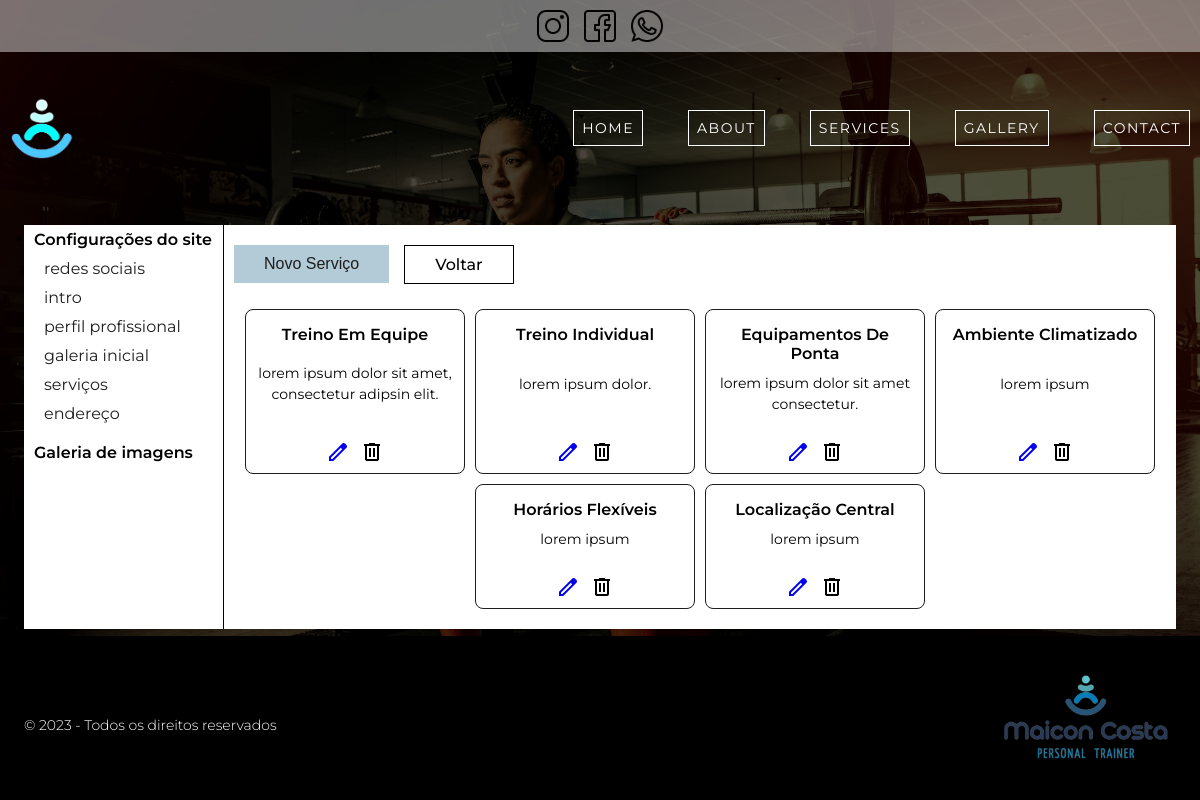
Page /author/dashboard/settings/services/ (signed in) on the committed database.
### app_home/models.py (models this page shows, shortened)
class Service(models.Model):
    title = models.CharField(max_length=255,
                             default='',
                             verbose_name='título',
                             )
    description = models.TextField(max_length=255,
                                   default='',
                                   verbose_name='descrição',
                                   )
    class Meta:
        verbose_name = 'Serviços'
        verbose_name_plural = 'Serviços'

### author/views.py (the view)
@login_required(redirect_field_name='next', login_url='author:login')
def all_services(request: HttpRequest):
    services: Service = Service.objects.all()
    return render(request, 'author/partials/_all_services.html', context={
        'services': services,
        'button_to_back_action': reverse('author:dashboard'),
        'button_name': 'Novo Serviço',
        'button_action': reverse('author:new_service'),
        'aditional_class': 'C-service__delete',
    })

### author/templates/author/partials/_all_services.html (shortened to what this page needs)
{% extends 'author/pages/dashboard.html' %}
{% block settings %}
    {% include 'author/partials/_buttons.html' %}
    <section class="C-services_view center_flex_row">
        {% for service in services %}
            <div class="C-services_view_container center_flex_column">
                <p class="C-services_view_title" href="">{{ service.title }}</p>
                <p class="C-services_view_description"href="">{{ service.description }}</p>
                {% include 'author/partials/_buttons_actions_services.html' %}
            </div>
        {% endfor %}
    </section>
{% endblock %}

### author/templates/author/pages/dashboard.html (shortened to what this page needs)
{% extends 'global/pages/base.html' %}
{% block content %}
    <section class="C-dashboard">
        <nav class="C-dashboard__nav">
            <ul class="C-dashboard__ul">
                <li class="C-dashboard__li">
                    <p class="C-dashboard__link">Configurações do site</p>
                    <nav class="C-settings">
                        <ul class="C-settings__ul">
                            <li class="C-settings__li">
                                <a href="{% url 'author:socialnetwork' %}" class="C-settings__link">
                                    redes sociais
                                </a>
                            </li>
                            <li class="C-settings__li">
                                <a href="{% url 'author:sectionintro' %}" class="C-settings__link">
                                    intro
                                </a>
                            </li>
                            <li class="C-settings__li">
                                <a href="{% url 'author:profile' %}" class="C-settings__link">
                                    perfil profissional
                                </a>
                            </li>
                            <li class="C-settings__li">
                                <a href="{% url 'author:initialgallery' %}" class="C-settings__link">
                                    galeria inicial
                                </a>
                            </li>
                            <li class="C-settings__li">
                                <a href="{% url 'author:services' %}" class="C-settings__link">
                                    serviços
                                </a>
                            </li>
                            <li class="C-settings__li">
                                <a href="{% url 'author:adress' %}" class="C-settings__link">
                                    endereço
                                </a>
                            </li>
                        </ul>
                    </nav>
                </li>
                <li class="C-dashboard__li">
                    <a href="{% url 'author:gallery' %}" class="C-dashboard__link">
                        Galeria de imagens
                    </a>
                </li>
            </ul>
        </nav>
        <section class="C-dashboard__settings">
            {% block settings %}{% endblock %}
        </section>
    </section>
{% endblock %}

### base_template/global/pages/base.html (shortened to what this page needs)
{% load static %}
{% load i18n %}
<!DOCTYPE html>
<html lang="pt-BR">
    <head>
        {% include 'global/partials/_head.html' %}
    </head>
    <body class="C-body">
        <header class="C-header">
            {% include 'global/partials/_contact.html' %}
            {% include 'global/partials/_menu.html' %}
        </header>
        <main class="C-main">
            {% block content %}{% endblock %}
        </main>
        <footer class="C-footer center_flex_column">
            {% include 'global/partials/_footer.html' %}
        </footer>
    </body>
</html>

### base_template/global/partials/_head.html (shortened to what this page needs)
{% load static %}
{% load i18n %}
<link rel="stylesheet" href="{% static 'global/css/style.css' %}">

### base_template/global/partials/_contact.html
{% load static %}
<section class="C-header_contact center_flex_row">
    <a target="_blank" href="{{ home_content.social_network.instagram_link }}"><img src="{% static 'global/images/icons/instagram_p.png' %}" alt="logo instagram" class="center_flex_row"></a>
    <a target="_blank" href="{{ home_content.social_network.facebook_link }}"><img src="{% static 'global/images/icons/facebook_p.png' %}" alt="logo facebook" class="center_flex_row"></a>
    <a target="_blank" href="{{ home_content.social_network.whatsapp_link }}"><img src="{% static 'global/images/icons/whatsapp_p.png' %}" alt="logo whatsapp"class="center_flex_row"></a>
</section>

### base_template/global/partials/_menu.html (shortened to what this page needs)
{% load static %}
{% load i18n %}
<section class="C-menu center_flex_row">
    <div class="C-logo center_flex_row">
        <img src="{% static 'global/images/partial-logo.png' %}" alt="">
    </div>
    <div class="C-menu__menu">
        <nav class="C-menu__nav is_hidden">
            <ul class="C-menu__ul center_flex_column">
                <li class="C-menu__li"><a href="/" class="C-menu__link standard_transition">{% translate 'home' %}</a></li>
                <li class="C-menu__li"><a href="{% url 'home:home' %}#profile" class="C-menu__link standard_transition">{% translate 'about' %}</a></li>
                <li class="C-menu__li"><a href="{% url 'home:home' %}#services" class="C-menu__link standard_transition">{% translate 'services' %}</a></li>
                <li class="C-menu__li"><a href="{% url 'gallery:gallery' %}" class="C-menu__link standard_transition">{% translate 'gallery' %}</a></li>
                <li class="C-menu__li"><a href="{% url 'home:home' %}#contact" class="C-menu__link standard_transition">{% translate 'contact' %}</a></li>
            </ul>
        </nav>
    </div>
</section>

### author/templates/author/partials/_buttons.html
<div class="C-buttons center_flex_row">
    <a class="C-form__button_a" href="{{ button_action }}"><input class="C-form__button" type="button" value="{{ button_name }}"></a>
    <a class="C-form__button C-button_to_back" href="{{ button_to_back_action }}">voltar</a>
</div>

### author/templates/author/partials/_buttons_actions_services.html (shortened to what this page needs)
<div class="C-buttons__actions">
    <a href="{% url 'author:service' service.id %}"><span class="material-symbols-outlined C-buttons_view__span C-buttons_view__edit">edit</span></a>
    <span class="C-buttons_view__span C-buttons__delete_form">
        <form
            action="{% url 'author:service_delete' service.id %}"
            method="POST"
            class="C-buttons_view_delete C-buttons_view__span {{ aditional_class }}">
            <button type="submit">
                <span class="material-symbols-outlined C-buttons_view__span">delete</span>
            </button>
        </form>
    </span>
</div>

### base_template/global/partials/_footer.html (shortened to what this page needs)
{% load static %}
<div class="C-footer__details">
    <p class="C-footer__copy"> &copy; 2023 - Todos os direitos reservados</p>
</div>
<div class="C-footer__logo">
    <img src="{% static 'global/images/logo.png' %}" alt="">
</div>

### rows in the picture
Service: title "Treino Em Equipe", description "lorem ipsum dolor sit amet, consectetur adipsin elit."
Service: title "Treino Individual", description "lorem ipsum dolor."
Service: title "Equipamentos De Ponta", description "lorem ipsum dolor sit amet consectetur."
Service: title "Ambiente Climatizado", description "lorem ipsum"
Service: title "Horários Flexíveis", description "lorem ipsum"
Service: title "Localização Central", description "lorem ipsum"
